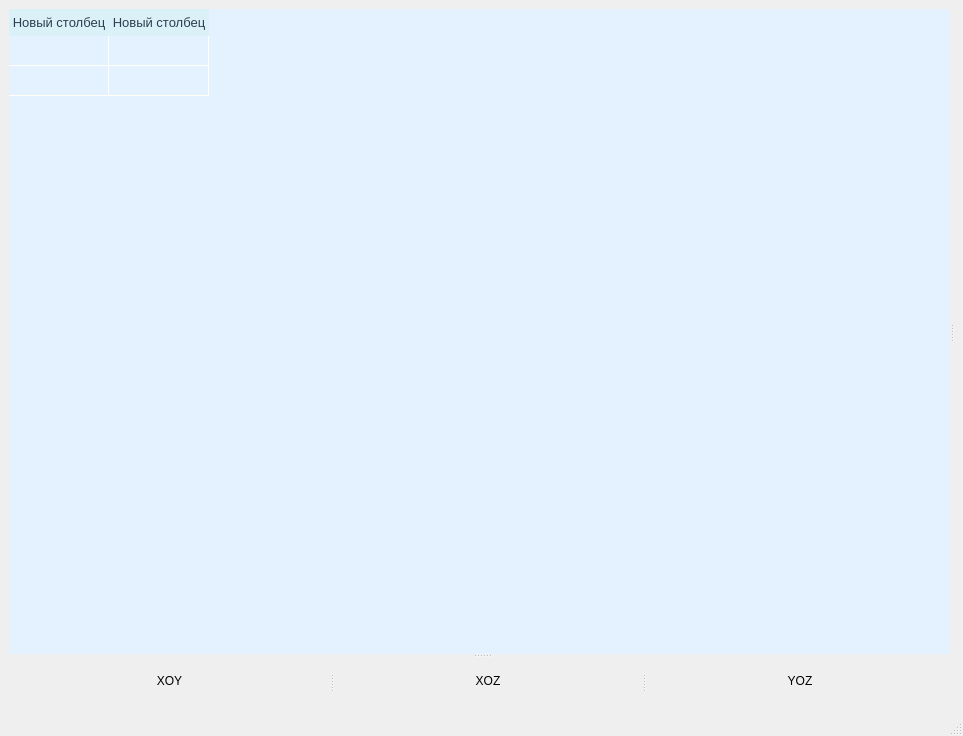
<?xml version="1.0" encoding="UTF-8"?>
<ui version="4.0">
 <class>MainWindow</class>
 <widget class="QMainWindow" name="MainWindow">
  <property name="geometry">
   <rect>
    <x>0</x>
    <y>0</y>
    <width>963</width>
    <height>736</height>
   </rect>
  </property>
  <property name="windowTitle">
   <string>MainWindow</string>
  </property>
  <widget class="QWidget" name="centralwidget">
   <layout class="QGridLayout" name="gridLayout_5">
    <item row="0" column="0">
     <widget class="QSplitter" name="splitter_3">
      <property name="orientation">
       <enum>Qt::Vertical</enum>
      </property>
      <widget class="QSplitter" name="splitter">
       <property name="orientation">
        <enum>Qt::Horizontal</enum>
       </property>
       <widget class="QWidget" name="SideWidget" native="true">
        <property name="styleSheet">
         <string notr="true"/>
        </property>
        <layout class="QGridLayout" name="gridLayout_2">
         <item row="0" column="0">
          <widget class="QTableWidget" name="SpaceObjectTable">
           <property name="styleSheet">
            <string notr="true">/*QHeaderView::section {
    background-color: #646464;
    padding: 4px;
    font-size: 14pt;
    border-style: none;
    border-bottom: 1px solid #fffff8;
    border-right: 1px solid #fffff8;
}

QHeaderView::section:horizontal
{
    border-top: 1px solid #fffff8;
}

QHeaderView::section:vertical
{
    border-left: 1px solid #fffff8;
}
*/

QHeaderView::section {
       background-color: #DAF2F7;
       padding: 4px;
	   color: #2c3e50;
       border: 0px solid #fffff8;
       font-size: 10pt;
}

QTableCornerButton::section {
       background-color: #DAF2F7;
       border: 0px solid #fffff8;
}

QTableWidget {
       gridline-color: #fffff8;
	   border: 0px solid #fffff8;
       font-size: 12pt;

		/*selection-background-color:#52b3d9;*/
		selection-background-color:#a4cad9;
		selection-color:#1f3a93;
}


QWidget {
       background-color: #e4f1fe;
       color: #2c3e50;	 
}
 


QTableView
{
  alternate-background-color: yellow;
}

 QTreeView {
     alternate-background-color: yellow;
     show-decoration-selected: 1;
 }


 QTreeView::item {
      border: 1px solid #d9d9d9;
     border-top-color: transparent;
     border-bottom-color: transparent;
 }

 QTreeView::item:hover {
     background: qlineargradient(x1: 0, y1: 0, x2: 0, y2: 1, stop: 0 #e7effd, stop: 1 #cbdaf1);
     border: 1px solid #bfcde4;
 }

 QTreeView::item:selected {
     border: 1px solid #567dbc;
 }

 QTreeView::item:selected:active{
     background: qlineargradient(x1: 0, y1: 0, x2: 0, y2: 1, stop: 0 #6ea1f1, stop: 1 #567dbc);
 }

 QTreeView::item:selected:!active {
     background: qlineargradient(x1: 0, y1: 0, x2: 0, y2: 1, stop: 0 #6b9be8, stop: 1 #577fbf);
 }
</string>
           </property>
           <property name="showGrid">
            <bool>true</bool>
           </property>
           <attribute name="horizontalHeaderVisible">
            <bool>true</bool>
           </attribute>
           <attribute name="horizontalHeaderHighlightSections">
            <bool>true</bool>
           </attribute>
           <attribute name="verticalHeaderVisible">
            <bool>false</bool>
           </attribute>
           <row>
            <property name="text">
             <string>Новая строка</string>
            </property>
           </row>
           <row>
            <property name="text">
             <string>Новая строка</string>
            </property>
           </row>
           <column>
            <property name="text">
             <string>Новый столбец</string>
            </property>
           </column>
           <column>
            <property name="text">
             <string>Новый столбец</string>
            </property>
           </column>
          </widget>
         </item>
        </layout>
       </widget>
       <widget class="QWidget" name="gridLayoutWidget">
        <layout class="QGridLayout" name="OpenglLayout"/>
       </widget>
      </widget>
      <widget class="QSplitter" name="splitter_2">
       <property name="orientation">
        <enum>Qt::Horizontal</enum>
       </property>
       <widget class="QWidget" name="widget" native="true">
        <layout class="QVBoxLayout" name="verticalLayout">
         <item>
          <widget class="QWidget" name="widget_2" native="true">
           <property name="maximumSize">
            <size>
             <width>16777215</width>
             <height>20</height>
            </size>
           </property>
           <layout class="QGridLayout" name="gridLayout">
            <property name="leftMargin">
             <number>0</number>
            </property>
            <property name="topMargin">
             <number>0</number>
            </property>
            <property name="rightMargin">
             <number>0</number>
            </property>
            <property name="bottomMargin">
             <number>0</number>
            </property>
            <property name="spacing">
             <number>0</number>
            </property>
            <item row="0" column="0">
             <widget class="QLabel" name="label">
              <property name="text">
               <string>XOY</string>
              </property>
              <property name="alignment">
               <set>Qt::AlignCenter</set>
              </property>
             </widget>
            </item>
           </layout>
          </widget>
         </item>
         <item>
          <layout class="QHBoxLayout" name="XoyOpenGlWidgetLayout">
           <property name="spacing">
            <number>0</number>
           </property>
          </layout>
         </item>
        </layout>
       </widget>
       <widget class="QWidget" name="widget_3" native="true">
        <layout class="QVBoxLayout" name="verticalLayout_2">
         <item>
          <widget class="QWidget" name="widget_4" native="true">
           <property name="maximumSize">
            <size>
             <width>16777215</width>
             <height>20</height>
            </size>
           </property>
           <layout class="QGridLayout" name="gridLayout_3">
            <property name="leftMargin">
             <number>0</number>
            </property>
            <property name="topMargin">
             <number>0</number>
            </property>
            <property name="rightMargin">
             <number>0</number>
            </property>
            <property name="bottomMargin">
             <number>0</number>
            </property>
            <property name="spacing">
             <number>0</number>
            </property>
            <item row="0" column="0">
             <widget class="QLabel" name="label_2">
              <property name="text">
               <string>XOZ</string>
              </property>
              <property name="alignment">
               <set>Qt::AlignCenter</set>
              </property>
             </widget>
            </item>
           </layout>
          </widget>
         </item>
         <item>
          <layout class="QHBoxLayout" name="XozOpenGlWidgetLayout">
           <property name="spacing">
            <number>0</number>
           </property>
          </layout>
         </item>
        </layout>
       </widget>
       <widget class="QWidget" name="widget_5" native="true">
        <layout class="QVBoxLayout" name="verticalLayout_3">
         <item>
          <widget class="QWidget" name="widget_6" native="true">
           <property name="maximumSize">
            <size>
             <width>16777215</width>
             <height>20</height>
            </size>
           </property>
           <layout class="QGridLayout" name="gridLayout_4">
            <property name="leftMargin">
             <number>0</number>
            </property>
            <property name="topMargin">
             <number>0</number>
            </property>
            <property name="rightMargin">
             <number>0</number>
            </property>
            <property name="bottomMargin">
             <number>0</number>
            </property>
            <property name="spacing">
             <number>0</number>
            </property>
            <item row="0" column="0">
             <widget class="QLabel" name="label_3">
              <property name="text">
               <string>YOZ</string>
              </property>
              <property name="alignment">
               <set>Qt::AlignCenter</set>
              </property>
             </widget>
            </item>
           </layout>
          </widget>
         </item>
         <item>
          <layout class="QHBoxLayout" name="YozOpenGlWidgetLayout">
           <property name="spacing">
            <number>0</number>
           </property>
          </layout>
         </item>
        </layout>
       </widget>
      </widget>
     </widget>
    </item>
   </layout>
  </widget>
  <widget class="QMenuBar" name="menubar">
   <property name="geometry">
    <rect>
     <x>0</x>
     <y>0</y>
     <width>963</width>
     <height>30</height>
    </rect>
   </property>
  </widget>
  <widget class="QStatusBar" name="statusbar"/>
 </widget>
 <resources/>
 <connections/>
</ui>
